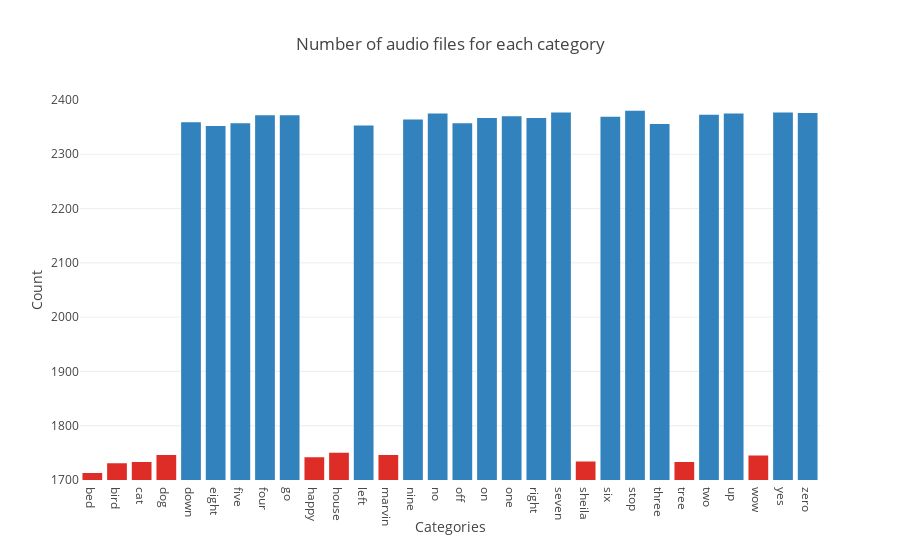

Here is the notebook cell this chart was saved with:
### Code cell
colors = np.full(len(all_categories), fill_value='rgb(49,130,189)')
colors[np.where(np.core.defchararray.equal(all_categories_masked, 'unknown'))] = 'rgb(222,45,38)'
py.iplot(dict(data=[go.Bar(x=all_categories,
                           y=file_count_per_category,
                           marker=dict(color=colors))], 
              layout=go.Layout(title='Number of audio files for each category',
                               xaxis=dict(title='Categories'),
                               yaxis=dict(title='Count', range=[1700, 2400]))))

### Figure 1 — Plotly figure (JSON) as saved in the notebook; plotly's stock layout.template omitted (floating-point values rounded to 4 significant figures)
{"data": [{"marker": {"color": ["rgb(222,45,38)", "rgb(222,45,38)", "rgb(222,45,38)", "rgb(222,45,38)", "rgb(49,130,189)", "rgb(49,130,189)", "rgb(49,130,189)", "rgb(49,130,189)", "rgb(49,130,189)", "rgb(222,45,38)", "rgb(222,45,38)", "rgb(49,130,189)", "rgb(222,45,38)", "rgb(49,130,189)", "rgb(49,130,189)", "rgb(49,130,189)", "rgb(49,130,189)", "rgb(49,130,189)", "rgb(49,130,189)", "rgb(49,130,189)", "rgb(222,45,38)", "rgb(49,130,189)", "rgb(49,130,189)", "rgb(49,130,189)", "rgb(222,45,38)", "rgb(49,130,189)", "rgb(49,130,189)", "rgb(222,45,38)", "rgb(49,130,189)", "rgb(49,130,189)"]}, "type": "bar", "x": ["bed", "bird", "cat", "dog", "down", "eight", "five", "four", "go", "happy", "house", "left", "marvin", "nine", "no", "off", "on", "one", "right", "seven", "sheila", "six", "stop", "three", "tree", "two", "up", "wow", "yes", "zero"], "y": [1713, 1731, 1733, 1746, 2359, 2352, 2357, 2372, 2372, 1742, 1750, 2353, 1746, 2364, 2375, 2357, 2367, 2370, 2367, 2377, 1734, 2369, 2380, 2356, 1733, 2373, 2375, 1745, 2377, 2376]}], "layout": {"title": "Number of audio files for each category", "xaxis": {"title": "Categories"}, "yaxis": {"range": [1700, 2400], "title": "Count"}}}
